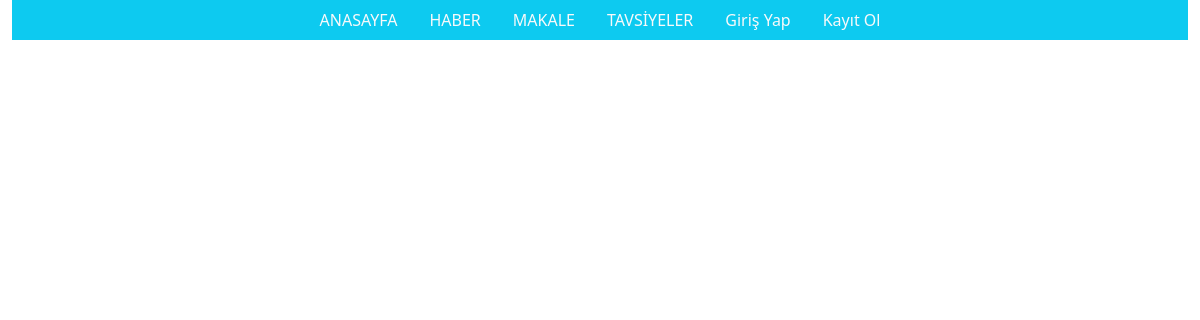
Page /tavsiyeler/ on the earlier database version.
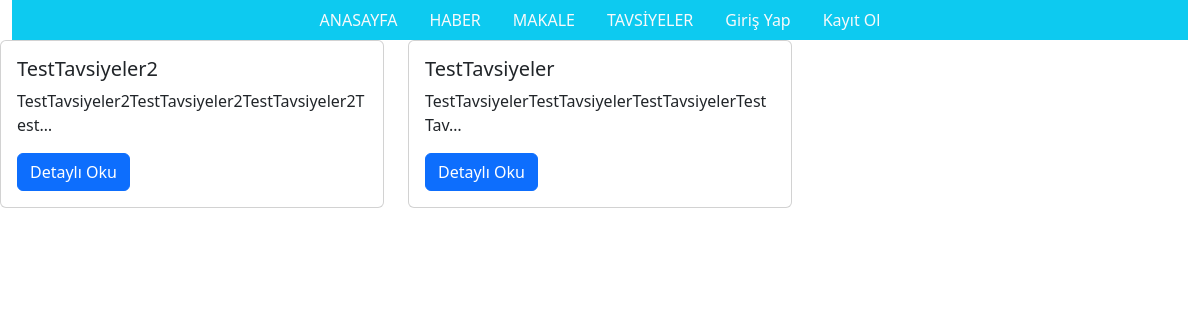
Same page on the later database version.
### api/models.py (models this page shows, shortened)
class Post(models.Model):
    category_title = models.ForeignKey(Category, on_delete=models.CASCADE)
    title = models.CharField(max_length=255)
    content = models.TextField()
    author = models.ForeignKey(User, on_delete=models.CASCADE)
    created_at = models.DateTimeField(auto_now_add=True)

### api/views.py (the view)
# urls.py: path("tavsiyeler/", views.tavsiyeler, name="tavsiyeler"),
def tavsiyeler(request):
    tavsiyeler_category = Category.objects.filter(category_title="Tavsiyeler").first()
    tavsiyeler_posts = Post.objects.filter(category_title=tavsiyeler_category).order_by(
        "-created_at"
    )
    return render(request, "tavsiyeler.html", locals())

### templates/tavsiyeler.html (shortened to what this page needs)
<!DOCTYPE html>
<html>
<head>
    {% load bootstrap5 %}
    {% bootstrap_css %}
</head>
<body>
    <div class="container-fluid">
        <ul class="nav bg-info d-flex justify-content-center">
            <li class="nav-item">
                <a class="nav-link link-light" href="/">ANASAYFA</a>
            </li>
            <li class="nav-item">
                <a class="nav-link link-light" href="{% url 'haber' %}">HABER</a>
            </li>
            <li class="nav-item">
                <a class="nav-link link-light" href="{% url 'makale' %}">MAKALE</a>
            </li>
            <li class="nav-item">
                <a class="nav-link link-light" href="{% url 'tavsiyeler' %}">TAVSİYELER</a>
            </li>
            {% if user.is_authenticated %}
            <li class="nav-item">
                <a class="nav-link link-light" href="{% url 'profil' %}">
                    <i class="fa fa-sign-out"></i> Profilim
                </a>
            </li>
            <li class="nav-item">
                <a class="nav-link link-light" href="{% url 'logout' %}">
                    <i class="fa fa-sign-out"></i> Çıkış Yap
                </a>
            </li>
            {% else %}
            <li class="nav-item">
                <a class="nav-link link-light" href="{% url 'login' %}">
                     Giriş Yap
                </a>
            </li>
            <li class="nav-item">
                <a class="nav-link link-light" href="{% url 'register' %}">
                     Kayıt Ol
                </a>
            </li>
            {% endif %}
        </ul>
    </div>
    <div class="row">
        {% for post in tavsiyeler_posts %}
        <div class="col-sm-4 mb-4">
            <div class="card">
                <div class="card-body">
                    <h5 class="card-title">{{ post.title }}</h5>
                    <p class="card-text">{{ post.content|truncatechars:50 }}</p>
                    <a href="{% url 'post_detail' pk=post.pk %}" class="btn btn-primary">Detaylı Oku</a>
                </div>
            </div>
        </div>
        {% endfor %}
    </div>
</body>
</html>

Differences in the rows shown:
added Post: title "TestTavsiyeler2", content "TestTavsiyeler2TestTavsiyeler2TestTavsiyeler2Test…"
added Post: title "TestTavsiyeler", content "TestTavsiyelerTestTavsiyelerTestTavsiyelerTestTav…"
